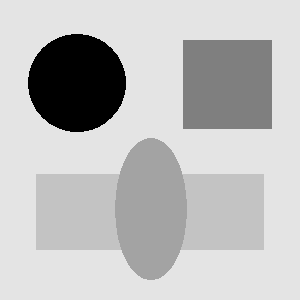
%> input picture im1.png, 300 x 300 px
$ octave A2.m   (GNU Octave 9; MATLAB toolbox functions it lacks are replaced by stand-ins)
%> lines starting %> are read from the running program, lines starting %| are printed output that depends on the picture
i = rgb2gray(im2double(imread("im1.png")));
%> i: size 300x300 double; min 0, max 0.894, mean 0.744

GaussianScaleSpace = zeros(size(i));
DoGScaleSpace = zeros(size(i));
initsigma = 4;
sigma = initsigma;
doubling = 1;

AllSigma = zeros(17,1);
AllSigma(1) = sigma;
for n = 0:16
    filt = fspecial('gaussian', 20, sigma);
    im = (conv2(i, filt, 'same'));
    GaussianScaleSpace(:,:,n+1) = im;

    if mod(n,4) == 0 && n > 1
        doubling = doubling * 2;
    end

    sigma = initsigma * doubling * 2^((mod(n,4)+1)/4);

    if n~=16
        subplot(4,4,n+1), imshow(im);
        AllSigma(n+2) = sigma;
    end

    title("Sigma = "+sigma);

end
%> this loop made 17 passes
%> pass 1, `im = (conv2(i, filt, 'same'));`:
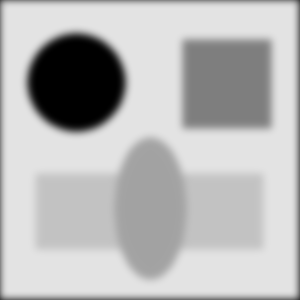
%> im: size 300x300 double; min 0, max 0.894, mean 0.726
%> after the loop, AllSigma = 17 values from 4 to 64; doubling = 16
%> after the loop:
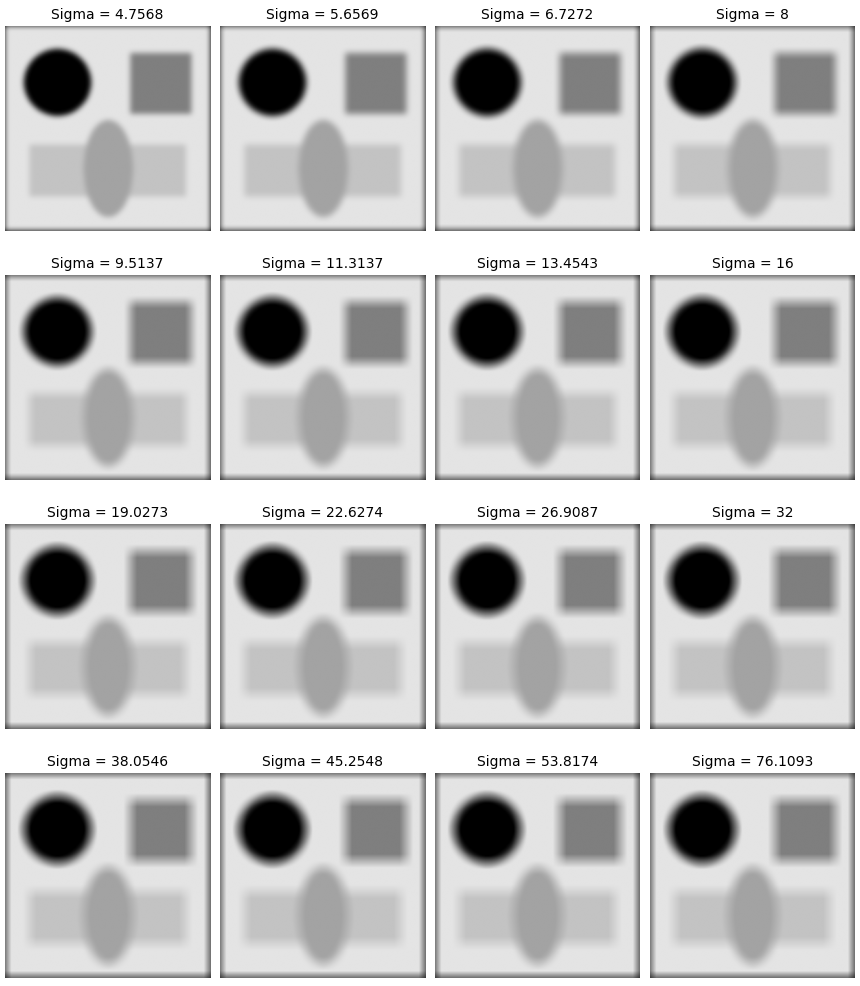
%> figure redrawn from the program's plot data, 16 panels

for n = 1:16
    temp = (GaussianScaleSpace(:,:,n+1)) - (GaussianScaleSpace(:,:,n));
    DoGScaleSpace(:,:,n) = rescale(temp,0,1);
    subplot(4,4,n), imshow(DoGScaleSpace(:,:,n));
end
%> this loop made 16 passes
%> pass 1, `temp = (GaussianScaleSpace(:,:,n+1)) - (GaussianScaleSpace(:,:,n));`:
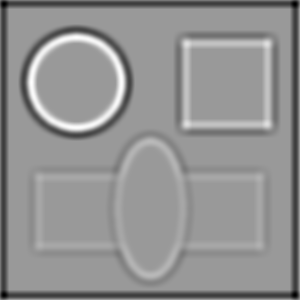
%> temp: size 300x300 double; min -0.0522, max 0.0343, mean -0.00243; drawn with min black and max white
%> pass 1, `imshow(DoGScaleSpace(:,:,n))`:
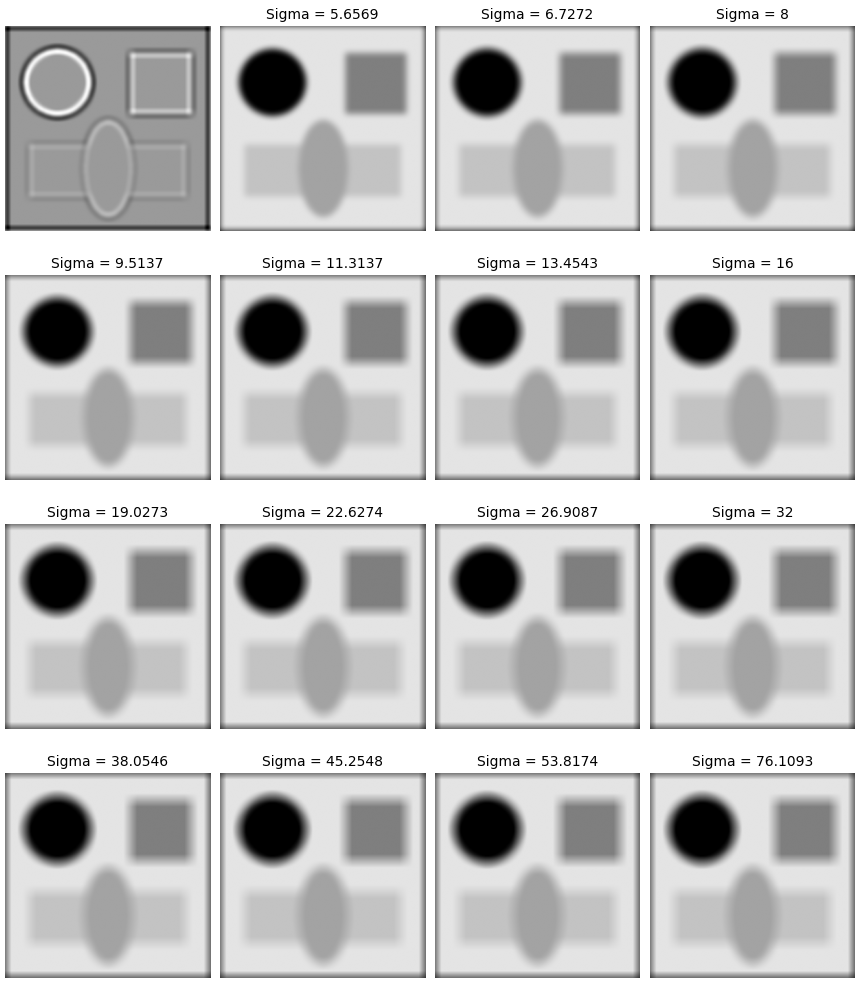
%> figure redrawn from the program's plot data, 16 panels

s = size(DoGScaleSpace);
%> s = [300 300 16]
xs = s(1);
%> xs = 300
ys = s(2);
%> ys = 300
zs = s(3);
%> zs = 16

keypoints = zeros(1000,3);
n = 1;
% imshow(i);

% Question 4: SIFT keypoint detection
%> (the run ends here)
